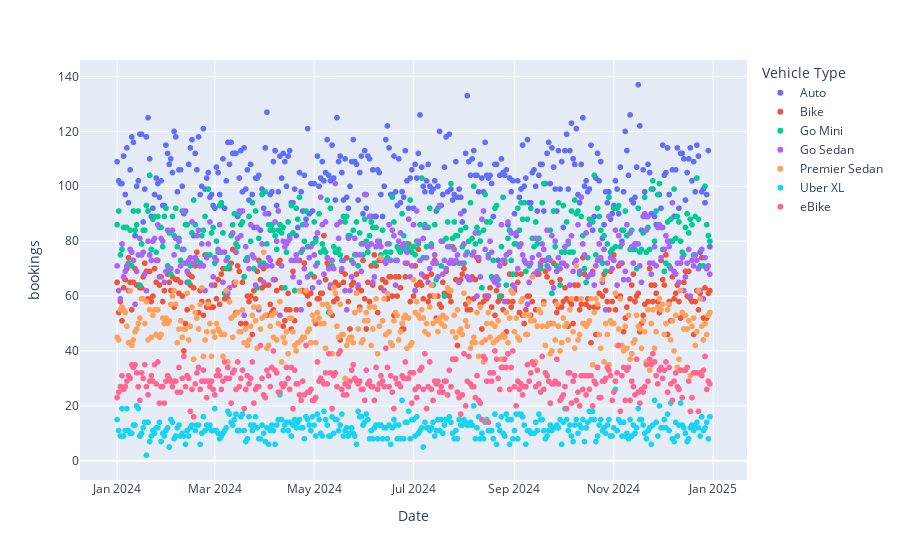

The notebook cell saved with this chart:
### Markdown cell above
## Row {height=50%}

### Code cell
px.scatter(
    grouped, x='Date', y='bookings',
    color='Vehicle Type'
)

### Figure 1 — Plotly figure (JSON) as saved in the notebook; plotly's stock layout.template omitted (floating-point values rounded to 4 significant figures; data arrays with more than 128 entries replaced by an {"elided": "..."} marker saying what was removed)
{"data": [{"hovertemplate": "Vehicle Type=Auto<br>Date=%{x}<br>bookings=%{y}<extra></extra>", "legendgroup": "Auto", "marker": {"color": "#636efa", "symbol": "circle"}, "mode": "markers", "name": "Auto", "showlegend": true, "type": "scattergl", "x": {"elided": "365 str values"}, "xaxis": "x", "y": {"elided": "365 int values"}, "yaxis": "y"}, {"hovertemplate": "Vehicle Type=Bike<br>Date=%{x}<br>bookings=%{y}<extra></extra>", "legendgroup": "Bike", "marker": {"color": "#EF553B", "symbol": "circle"}, "mode": "markers", "name": "Bike", "showlegend": true, "type": "scattergl", "x": {"elided": "365 str values"}, "xaxis": "x", "y": {"elided": "365 int values"}, "yaxis": "y"}, {"hovertemplate": "Vehicle Type=Go Mini<br>Date=%{x}<br>bookings=%{y}<extra></extra>", "legendgroup": "Go Mini", "marker": {"color": "#00cc96", "symbol": "circle"}, "mode": "markers", "name": "Go Mini", "showlegend": true, "type": "scattergl", "x": {"elided": "365 str values"}, "xaxis": "x", "y": {"elided": "365 int values"}, "yaxis": "y"}, {"hovertemplate": "Vehicle Type=Go Sedan<br>Date=%{x}<br>bookings=%{y}<extra></extra>", "legendgroup": "Go Sedan", "marker": {"color": "#ab63fa", "symbol": "circle"}, "mode": "markers", "name": "Go Sedan", "showlegend": true, "type": "scattergl", "x": {"elided": "365 str values"}, "xaxis": "x", "y": {"elided": "365 int values"}, "yaxis": "y"}, {"hovertemplate": "Vehicle Type=Premier Sedan<br>Date=%{x}<br>bookings=%{y}<extra></extra>", "legendgroup": "Premier Sedan", "marker": {"color": "#FFA15A", "symbol": "circle"}, "mode": "markers", "name": "Premier Sedan", "showlegend": true, "type": "scattergl", "x": {"elided": "365 str values"}, "xaxis": "x", "y": {"elided": "365 int values"}, "yaxis": "y"}, {"hovertemplate": "Vehicle Type=Uber XL<br>Date=%{x}<br>bookings=%{y}<extra></extra>", "legendgroup": "Uber XL", "marker": {"color": "#19d3f3", "symbol": "circle"}, "mode": "markers", "name": "Uber XL", "showlegend": true, "type": "scattergl", "x": {"elided": "365 str values"}, "xaxis": "x", "y": {"elided": "365 int values"}, "yaxis": "y"}, {"hovertemplate": "Vehicle Type=eBike<br>Date=%{x}<br>bookings=%{y}<extra></extra>", "legendgroup": "eBike", "marker": {"color": "#FF6692", "symbol": "circle"}, "mode": "markers", "name": "eBike", "showlegend": true, "type": "scattergl", "x": {"elided": "365 str values"}, "xaxis": "x", "y": {"elided": "365 int values"}, "yaxis": "y"}], "layout": {"legend": {"title": {"text": "Vehicle Type"}, "tracegroupgap": 0}, "margin": {"t": 60}, "xaxis": {"anchor": "y", "domain": [0, 1], "title": {"text": "Date"}}, "yaxis": {"anchor": "x", "domain": [0, 1], "title": {"text": "bookings"}}}}
